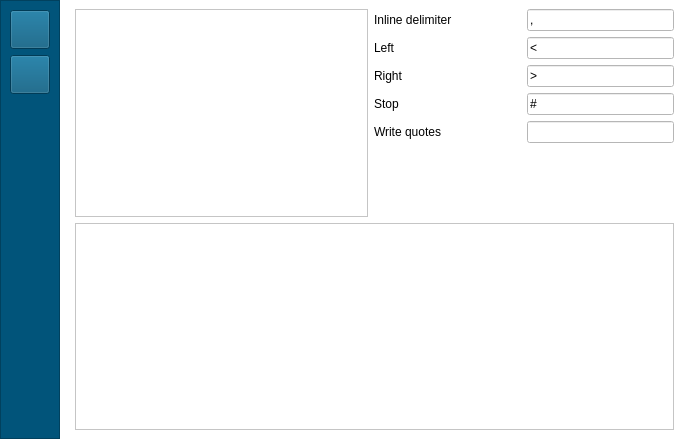
<?xml version="1.0" encoding="UTF-8"?>
<ui version="4.0">
 <class>FormExport4th</class>
 <widget class="QWidget" name="FormExport4th">
  <property name="geometry">
   <rect>
    <x>0</x>
    <y>0</y>
    <width>683</width>
    <height>439</height>
   </rect>
  </property>
  <property name="windowTitle">
   <string>Form</string>
  </property>
  <property name="styleSheet">
   <string notr="true">background:white;
color:black</string>
  </property>
  <layout class="QHBoxLayout" name="horizontalLayout">
   <property name="leftMargin">
    <number>0</number>
   </property>
   <property name="topMargin">
    <number>0</number>
   </property>
   <property name="rightMargin">
    <number>0</number>
   </property>
   <property name="bottomMargin">
    <number>0</number>
   </property>
   <item>
    <widget class="QFrame" name="frame_4">
     <property name="styleSheet">
      <string notr="true">background:#01547a</string>
     </property>
     <property name="frameShape">
      <enum>QFrame::StyledPanel</enum>
     </property>
     <property name="frameShadow">
      <enum>QFrame::Raised</enum>
     </property>
     <layout class="QVBoxLayout" name="verticalLayout_5">
      <item>
       <widget class="QToolButton" name="_export">
        <property name="styleSheet">
         <string notr="true"/>
        </property>
        <property name="text">
         <string/>
        </property>
        <property name="icon">
         <iconset resource="resources.qrc">
          <normaloff>:/Files/images/export.png</normaloff>:/Files/images/export.png</iconset>
        </property>
        <property name="iconSize">
         <size>
          <width>32</width>
          <height>32</height>
         </size>
        </property>
       </widget>
      </item>
      <item>
       <widget class="QToolButton" name="_copy">
        <property name="styleSheet">
         <string notr="true"/>
        </property>
        <property name="text">
         <string/>
        </property>
        <property name="icon">
         <iconset resource="resources.qrc">
          <normaloff>:/Files/images/copy.png</normaloff>:/Files/images/copy.png</iconset>
        </property>
        <property name="iconSize">
         <size>
          <width>32</width>
          <height>32</height>
         </size>
        </property>
       </widget>
      </item>
      <item>
       <widget class="QFrame" name="frame_5">
        <property name="frameShape">
         <enum>QFrame::NoFrame</enum>
        </property>
        <property name="frameShadow">
         <enum>QFrame::Raised</enum>
        </property>
       </widget>
      </item>
     </layout>
    </widget>
   </item>
   <item>
    <widget class="QFrame" name="frame">
     <property name="sizePolicy">
      <sizepolicy hsizetype="Preferred" vsizetype="Expanding">
       <horstretch>0</horstretch>
       <verstretch>0</verstretch>
      </sizepolicy>
     </property>
     <property name="frameShape">
      <enum>QFrame::NoFrame</enum>
     </property>
     <property name="frameShadow">
      <enum>QFrame::Raised</enum>
     </property>
     <layout class="QVBoxLayout" name="verticalLayout">
      <item>
       <widget class="QFrame" name="frame_2">
        <property name="frameShape">
         <enum>QFrame::NoFrame</enum>
        </property>
        <property name="frameShadow">
         <enum>QFrame::Raised</enum>
        </property>
        <layout class="QVBoxLayout" name="verticalLayout_3">
         <property name="leftMargin">
          <number>0</number>
         </property>
         <property name="topMargin">
          <number>0</number>
         </property>
         <property name="rightMargin">
          <number>0</number>
         </property>
         <property name="bottomMargin">
          <number>0</number>
         </property>
         <item>
          <widget class="QFrame" name="frame_6">
           <property name="minimumSize">
            <size>
             <width>0</width>
             <height>50</height>
            </size>
           </property>
           <property name="frameShape">
            <enum>QFrame::NoFrame</enum>
           </property>
           <property name="frameShadow">
            <enum>QFrame::Raised</enum>
           </property>
           <layout class="QHBoxLayout" name="horizontalLayout_3">
            <property name="leftMargin">
             <number>0</number>
            </property>
            <property name="topMargin">
             <number>0</number>
            </property>
            <property name="rightMargin">
             <number>0</number>
            </property>
            <property name="bottomMargin">
             <number>0</number>
            </property>
            <item>
             <widget class="QTextEdit" name="_text"/>
            </item>
            <item>
             <widget class="QFrame" name="frame_7">
              <property name="sizePolicy">
               <sizepolicy hsizetype="Minimum" vsizetype="Preferred">
                <horstretch>0</horstretch>
                <verstretch>0</verstretch>
               </sizepolicy>
              </property>
              <property name="minimumSize">
               <size>
                <width>300</width>
                <height>0</height>
               </size>
              </property>
              <property name="frameShape">
               <enum>QFrame::NoFrame</enum>
              </property>
              <property name="frameShadow">
               <enum>QFrame::Plain</enum>
              </property>
              <layout class="QVBoxLayout" name="verticalLayout_4">
               <property name="leftMargin">
                <number>0</number>
               </property>
               <property name="topMargin">
                <number>0</number>
               </property>
               <property name="rightMargin">
                <number>0</number>
               </property>
               <property name="bottomMargin">
                <number>0</number>
               </property>
               <item>
                <widget class="QFrame" name="frame_10">
                 <property name="frameShape">
                  <enum>QFrame::NoFrame</enum>
                 </property>
                 <property name="frameShadow">
                  <enum>QFrame::Raised</enum>
                 </property>
                 <layout class="QHBoxLayout" name="horizontalLayout_5">
                  <property name="leftMargin">
                   <number>0</number>
                  </property>
                  <property name="topMargin">
                   <number>0</number>
                  </property>
                  <property name="rightMargin">
                   <number>0</number>
                  </property>
                  <property name="bottomMargin">
                   <number>0</number>
                  </property>
                  <item>
                   <widget class="QLabel" name="label_2">
                    <property name="sizePolicy">
                     <sizepolicy hsizetype="Minimum" vsizetype="Preferred">
                      <horstretch>0</horstretch>
                      <verstretch>0</verstretch>
                     </sizepolicy>
                    </property>
                    <property name="text">
                     <string>Inline delimiter</string>
                    </property>
                   </widget>
                  </item>
                  <item>
                   <widget class="QLineEdit" name="_delimiter">
                    <property name="sizePolicy">
                     <sizepolicy hsizetype="Minimum" vsizetype="Fixed">
                      <horstretch>0</horstretch>
                      <verstretch>0</verstretch>
                     </sizepolicy>
                    </property>
                    <property name="text">
                     <string>,</string>
                    </property>
                   </widget>
                  </item>
                 </layout>
                </widget>
               </item>
               <item>
                <widget class="QFrame" name="frame_11">
                 <property name="frameShape">
                  <enum>QFrame::NoFrame</enum>
                 </property>
                 <property name="frameShadow">
                  <enum>QFrame::Raised</enum>
                 </property>
                 <layout class="QHBoxLayout" name="horizontalLayout_6">
                  <property name="leftMargin">
                   <number>0</number>
                  </property>
                  <property name="topMargin">
                   <number>0</number>
                  </property>
                  <property name="rightMargin">
                   <number>0</number>
                  </property>
                  <property name="bottomMargin">
                   <number>0</number>
                  </property>
                  <item>
                   <widget class="QLabel" name="label_3">
                    <property name="sizePolicy">
                     <sizepolicy hsizetype="Minimum" vsizetype="Preferred">
                      <horstretch>0</horstretch>
                      <verstretch>0</verstretch>
                     </sizepolicy>
                    </property>
                    <property name="text">
                     <string>Left</string>
                    </property>
                   </widget>
                  </item>
                  <item>
                   <widget class="QLineEdit" name="_left">
                    <property name="sizePolicy">
                     <sizepolicy hsizetype="Minimum" vsizetype="Fixed">
                      <horstretch>0</horstretch>
                      <verstretch>0</verstretch>
                     </sizepolicy>
                    </property>
                    <property name="text">
                     <string>&lt;</string>
                    </property>
                   </widget>
                  </item>
                 </layout>
                </widget>
               </item>
               <item>
                <widget class="QFrame" name="frame_12">
                 <property name="frameShape">
                  <enum>QFrame::NoFrame</enum>
                 </property>
                 <property name="frameShadow">
                  <enum>QFrame::Raised</enum>
                 </property>
                 <layout class="QHBoxLayout" name="horizontalLayout_7">
                  <property name="leftMargin">
                   <number>0</number>
                  </property>
                  <property name="topMargin">
                   <number>0</number>
                  </property>
                  <property name="rightMargin">
                   <number>0</number>
                  </property>
                  <property name="bottomMargin">
                   <number>0</number>
                  </property>
                  <item>
                   <widget class="QLabel" name="label_4">
                    <property name="sizePolicy">
                     <sizepolicy hsizetype="Minimum" vsizetype="Preferred">
                      <horstretch>0</horstretch>
                      <verstretch>0</verstretch>
                     </sizepolicy>
                    </property>
                    <property name="text">
                     <string>Right</string>
                    </property>
                   </widget>
                  </item>
                  <item>
                   <widget class="QLineEdit" name="_right">
                    <property name="sizePolicy">
                     <sizepolicy hsizetype="Minimum" vsizetype="Fixed">
                      <horstretch>0</horstretch>
                      <verstretch>0</verstretch>
                     </sizepolicy>
                    </property>
                    <property name="text">
                     <string>&gt;</string>
                    </property>
                   </widget>
                  </item>
                 </layout>
                </widget>
               </item>
               <item>
                <widget class="QFrame" name="frame_13">
                 <property name="frameShape">
                  <enum>QFrame::NoFrame</enum>
                 </property>
                 <property name="frameShadow">
                  <enum>QFrame::Raised</enum>
                 </property>
                 <layout class="QHBoxLayout" name="horizontalLayout_8">
                  <property name="leftMargin">
                   <number>0</number>
                  </property>
                  <property name="topMargin">
                   <number>0</number>
                  </property>
                  <property name="rightMargin">
                   <number>0</number>
                  </property>
                  <property name="bottomMargin">
                   <number>0</number>
                  </property>
                  <item>
                   <widget class="QLabel" name="label_5">
                    <property name="sizePolicy">
                     <sizepolicy hsizetype="Minimum" vsizetype="Preferred">
                      <horstretch>0</horstretch>
                      <verstretch>0</verstretch>
                     </sizepolicy>
                    </property>
                    <property name="text">
                     <string>Stop</string>
                    </property>
                   </widget>
                  </item>
                  <item>
                   <widget class="QLineEdit" name="_stop">
                    <property name="sizePolicy">
                     <sizepolicy hsizetype="Minimum" vsizetype="Fixed">
                      <horstretch>0</horstretch>
                      <verstretch>0</verstretch>
                     </sizepolicy>
                    </property>
                    <property name="text">
                     <string>#</string>
                    </property>
                   </widget>
                  </item>
                 </layout>
                </widget>
               </item>
               <item>
                <widget class="QFrame" name="frame_14">
                 <property name="frameShape">
                  <enum>QFrame::NoFrame</enum>
                 </property>
                 <property name="frameShadow">
                  <enum>QFrame::Raised</enum>
                 </property>
                 <layout class="QHBoxLayout" name="horizontalLayout_9">
                  <property name="leftMargin">
                   <number>0</number>
                  </property>
                  <property name="topMargin">
                   <number>0</number>
                  </property>
                  <property name="rightMargin">
                   <number>0</number>
                  </property>
                  <property name="bottomMargin">
                   <number>0</number>
                  </property>
                  <item>
                   <widget class="QLabel" name="label_6">
                    <property name="sizePolicy">
                     <sizepolicy hsizetype="Minimum" vsizetype="Preferred">
                      <horstretch>0</horstretch>
                      <verstretch>0</verstretch>
                     </sizepolicy>
                    </property>
                    <property name="text">
                     <string>Write quotes</string>
                    </property>
                   </widget>
                  </item>
                  <item>
                   <widget class="QLineEdit" name="_quotes">
                    <property name="sizePolicy">
                     <sizepolicy hsizetype="Minimum" vsizetype="Fixed">
                      <horstretch>0</horstretch>
                      <verstretch>0</verstretch>
                     </sizepolicy>
                    </property>
                    <property name="text">
                     <string/>
                    </property>
                   </widget>
                  </item>
                 </layout>
                </widget>
               </item>
               <item>
                <widget class="QFrame" name="frame_15">
                 <property name="sizePolicy">
                  <sizepolicy hsizetype="Expanding" vsizetype="Expanding">
                   <horstretch>0</horstretch>
                   <verstretch>0</verstretch>
                  </sizepolicy>
                 </property>
                 <property name="frameShape">
                  <enum>QFrame::NoFrame</enum>
                 </property>
                 <property name="frameShadow">
                  <enum>QFrame::Raised</enum>
                 </property>
                </widget>
               </item>
              </layout>
             </widget>
            </item>
           </layout>
          </widget>
         </item>
        </layout>
       </widget>
      </item>
      <item>
       <widget class="QFrame" name="frame_3">
        <property name="sizePolicy">
         <sizepolicy hsizetype="Preferred" vsizetype="Expanding">
          <horstretch>0</horstretch>
          <verstretch>0</verstretch>
         </sizepolicy>
        </property>
        <property name="minimumSize">
         <size>
          <width>0</width>
          <height>0</height>
         </size>
        </property>
        <property name="frameShape">
         <enum>QFrame::StyledPanel</enum>
        </property>
        <property name="frameShadow">
         <enum>QFrame::Raised</enum>
        </property>
        <layout class="QVBoxLayout" name="verticalLayout_2">
         <item>
          <widget class="QLabel" name="information">
           <property name="sizePolicy">
            <sizepolicy hsizetype="Preferred" vsizetype="Preferred">
             <horstretch>0</horstretch>
             <verstretch>0</verstretch>
            </sizepolicy>
           </property>
           <property name="font">
            <font>
             <italic>true</italic>
            </font>
           </property>
           <property name="text">
            <string>&lt;!DOCTYPE HTML PUBLIC &quot;-//W3C//DTD HTML 4.0//EN&quot; &quot;http://www.w3.org/TR/REC-html40/strict.dtd&quot;&gt;
&lt;html&gt;&lt;head&gt;&lt;meta name=&quot;qrichtext&quot; content=&quot;1&quot; /&gt;&lt;style type=&quot;text/css&quot;&gt;
p, li { white-space: pre-wrap; }
&lt;/style&gt;&lt;/head&gt;&lt;body style=&quot; font-family:'.SF NS Text'; font-size:13pt; font-weight:400; font-style:normal;&quot;&gt;
&lt;p style=&quot;-qt-paragraph-type:empty; margin-top:12px; margin-bottom:12px; margin-left:0px; margin-right:0px; -qt-block-indent:0; text-indent:0px;&quot;&gt;&lt;br /&gt;&lt;/p&gt;&lt;/body&gt;&lt;/html&gt;</string>
           </property>
           <property name="textFormat">
            <enum>Qt::AutoText</enum>
           </property>
           <property name="scaledContents">
            <bool>false</bool>
           </property>
           <property name="alignment">
            <set>Qt::AlignLeading|Qt::AlignLeft|Qt::AlignTop</set>
           </property>
          </widget>
         </item>
        </layout>
       </widget>
      </item>
     </layout>
    </widget>
   </item>
  </layout>
 </widget>
 <resources>
  <include location="resources.qrc"/>
 </resources>
 <connections/>
</ui>
